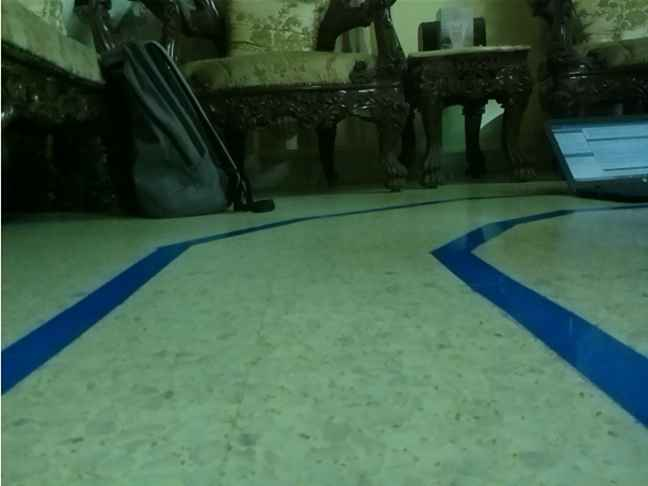
%> input picture src/blue_lane.png, 648 x 486 px
$ octave hough_lines.m   (GNU Octave 9; MATLAB toolbox functions it lacks are replaced by stand-ins)
%> lines starting %> are read from the running program, lines starting %| are printed output that depends on the picture
clc;
clear all;
close all;

lane = imread('blue_lane.png');
%> lane is the input picture: size 486x648x3 uint8; mean R, G, B 63.6, 94.6, 73.8

if size(lane, 3) > 1
    laneGray = rgb2gray(lane);
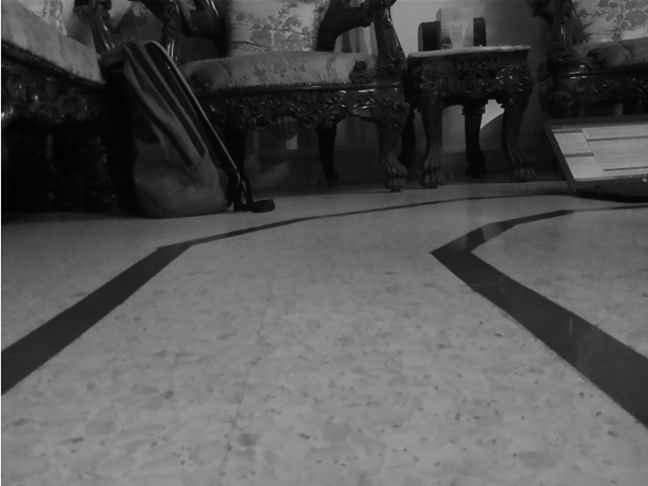
%> laneGray: size 486x648 uint8; min 1, max 251, mean 83
else
    laneGray = lane;
end

laneGray = imgaussfilt(laneGray, 2);

% Canny Edge Detection
binary_image = edge(laneGray, 'Canny', [0.1 0.3]);
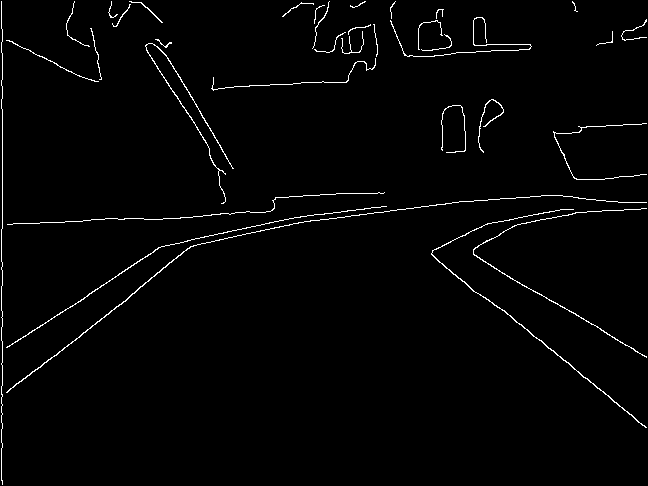
%> binary_image: size 486x648 logical; 1.8% white in thin lines or dots


figure, imshow(binary_image), title('Binary Image from Canny Edge Detection');

% Hough Transform
a = -90:1:89;
[H, T, R] = hough(binary_image, 'Rho', 1, 'Theta', a);
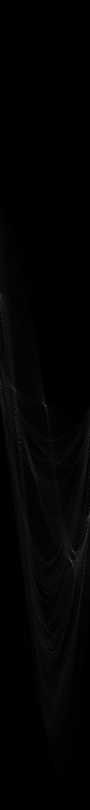
%> H: size 1619x180 double (shown at 1/2 size); min 0, max 275, mean 3.4; drawn with min black and max white
%> T = 180 values from -90 to 89; R = 1619 values from -809 to 809

thresh = 0.3 * max(H(:));
%> thresh = 82.5
P = houghpeaks(H, 10, 'Threshold', thresh);
%> P = [812 91; 885 40; 1121 142; 1034 178; 1105 148; 825 31; 1067 174; 927 61; 1084 169; 849 33]

if isempty(P)
    P = [1 1; 1 1];
end

min_line_length = 100;
fill_gap_between_lines = 50;
lines = houghlines(binary_image, T, R, P, 'MinLength', min_line_length, 'FillGap', fill_gap_between_lines);
%> lines = 8 lines; point1 to point2 (x, y): (3, 30) to (3, 485), (450, 243) to (647, 357), (232, 214) to (55, 357), (501, 199) to (297, 224), (489, 300) to (647, 428), (166, 246) to (3, 352), (137, 3) to (233, 169), (308, 216) to (159, 248)

figure, imshow(lane);
hold on;

for k = 1:length(lines)
    xy = [lines(k).point1; lines(k).point2];
    plot(xy(:,1), xy(:,2), 'LineWidth', 2, 'Color', 'green');
end
%> this loop made 8 passes
%> xy on passes 1 to 8: [3 30; 3 485], [489 300; 647 428], [232 214; 55 357], [166 246; 3 352], [450 243; 647 357], [501 199; 297 224], [137 3; 233 169], [308 216; 159 248]

title('final detected lines');
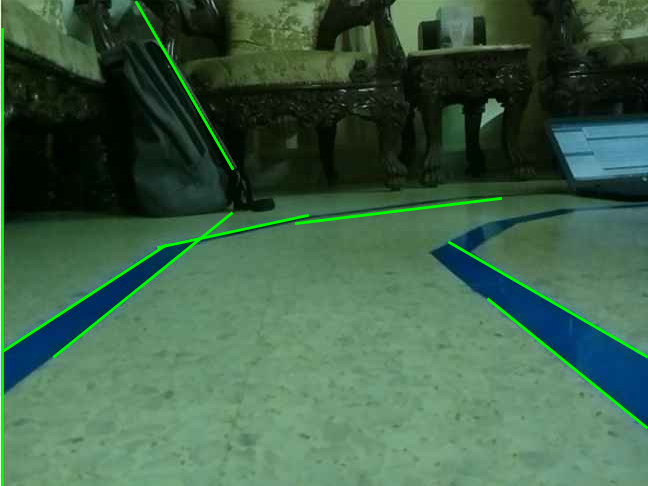
%> figure redrawn from the program's plot data; its title reads 'final detected lines'
hold off;
